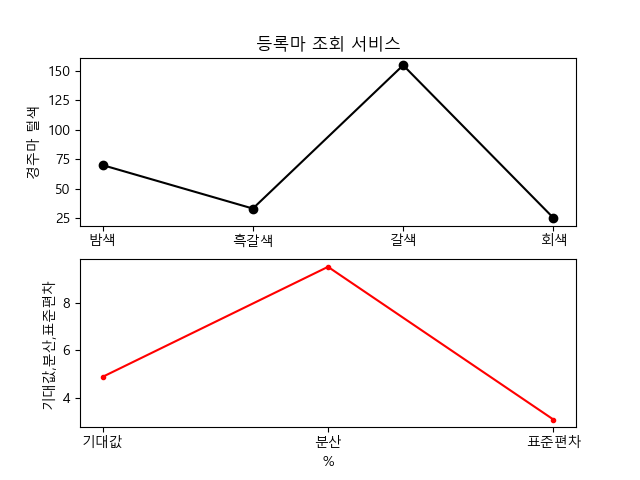

Here is the Python script that generated this plot:
# Step 1. 필요한 모듈을 import합니다.
# -*- coding: utf-8 -*-
import common.common as cm
import pprint as pp
import matplotlib.pyplot as plt
from matplotlib import font_manager, rc
font_name = font_manager.FontProperties(fname="c:/Windows/Fonts/malgun.ttf").get_name()
rc('font', family=font_name)
import os
import numpy as np
import collections as clt
import pandas as pd
import random as rd

# Step 2. 경마정보조회를 위한 요청변수 및 요청주소 등을 구성합니다.
# Step 2-1. Looging을 위하여 공통 모듈에서 로거를 정의합니다.
f = cm.pre_logging() # 등록마 조회 결과 파일을 로딩

# Step 2-2. '4-1'에서 저장한 파일을 이용하여 해당 데이터를 로딩합니다.
c = []
fn = os.getcwd() + '/data/' + 'RegisteredHorse.da' # url = 'http://data.kra.co.kr/publicdata/service/hrReg/getHrReg' # 등록마 조회 (meet)
c.append(cm.open_file(fn, True))
cm.logF(f, c)

# Step 3. item의 구조를 분석하고, 분석하고자 하는 값들을 추출하기 위한 데이터를 전처리합니다.
pp = pp.PrettyPrinter(indent=4)
data = []
for i in range(0, len(c)):
    try:
        # 응답값이 XML일 경우
        _djson = cm.x2j(c[i])
        item = _djson['response']['body']['items']['item']

        # pp.pprint(item)
        cm.logF(f, item)
        if (isinstance(item, dict)):
            data.append(item)
        else:
            data.extend(item)
    except Exception as e:
        continue

cm.logF(f, data)

# Step 3-1. data에서 일부 데이터(전체 갯수의 10%수준)를 추출합니다.
data = rd.sample(data, int(len(data) * 0.1))
cm.logF(f, data)
rd.shuffle(data)

# Step 3-2. 일부 데이터를 기준으로 각 요소의 빈도를 집계합니다.
# color : 경주마 털색, sex : 경주마 성별
df = pd.DataFrame(data)
cm.logF(f, df)

color_counts = clt.Counter(df['color'])
stat = pd.DataFrame(
    {'color' : list(color_counts.keys()), 'count' : list(color_counts.values()), 'point' : [10, 5, 3, 2]}
)
cm.logF(f, stat)

# Step 4. 확률을 계산합니다. 확률변수 - 기대값, 분산(표준편차)
# Step 4-1. 등록마(표본전체) 중 털색이 ['갈색', '밤색', '흑갈색', '회색']인 말을 선택할 확률을 구합니다.
# 1. 경주마 털색, 2. 뽑을 때 점수, 3. 확률 : ['갈색', '밤색', '흑갈색', '회색'], [10, 5, 3, 2], [ ]
number_of_total_event_occurs = len(data)
cm.logF(f, '***** 확률을 계산합니다. *****')
cm.logF(f, ('표본갯수 : %d' %  number_of_total_event_occurs))
color = list(color_counts.keys()) # ['갈색', '밤색', '흑갈색', '회색']
cm.logF(f, ('경주마 털색 종류 : %s' % color))

i = 0
cp = {}
for key, value in color_counts.items():
    i += 1
    tv = float(value / number_of_total_event_occurs) # probability of color
    cp.update({key : tv})

df_color = pd.DataFrame(
    {'color' : list(cp.keys()), 'probability' : list(cp.values())}
)
cm.logF(f, df_color)

stat = pd.merge(stat, df_color, left_on='color', right_on='color')
cm.logF(f, stat)

# 기대값 : 각 요소별 '확률*포인트(사건이 발생할 때의 결과=이득)'의 합
expectation = (stat['point'] * stat['probability']).sum()
cm.logF(f, '경주마 털색 추출에 대한 기대값은? %f' % expectation)

# 분산 : 기대값과 확률변수들간의 거리(떨어진 정도)
variance = np.var(stat['point'] - expectation)
# 표준편차 : 기대값으로부터의 일반적 차이
stdev = np.std(stat['point'] - expectation)
cm.logF(f, '분산 : %f, 표준편차 : %f' % (variance, stdev))

# Step 5. 데이터 분석을 위한 표본에 대하여 시각화를 진행합니다.
x1 = stat['color']
y1 = stat['count']
x2 = ['기대값', '분산', '표준편차']
y2 = [expectation, variance, stdev]

fig, (ax1, ax2) = plt.subplots(2)
ax1.plot(x1, y1, 'ko-')
ax1.set(title='등록마 조회 서비스', ylabel='경주마 털색')
ax2.plot(x2, y2, 'r.-')
ax2.set(xlabel='%', ylabel='기대값,분산,표준편차')

plt.show()
